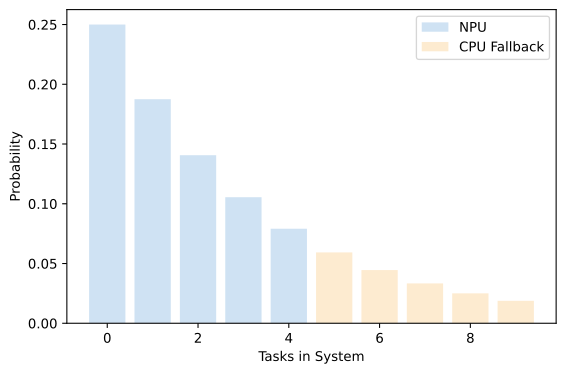

The script that drew this image:
import os
import numpy as np
import matplotlib.pyplot as plt

n = np.arange(0, 10)
rho = 0.75
prob = (1 - rho) * (rho**n)
plt.figure(figsize=(6,4))
plt.bar(n[:5], prob[:5], color='#cfe2f3', label='NPU')
plt.bar(n[5:], prob[5:], color='#fdebd0', label='CPU Fallback')
plt.xlabel('Tasks in System')
plt.ylabel('Probability')
plt.legend()
plt.tight_layout()
plt.savefig(os.environ.get('VISUAL_OUT_PATH', 'out.svg'), format='svg', bbox_inches='tight')
